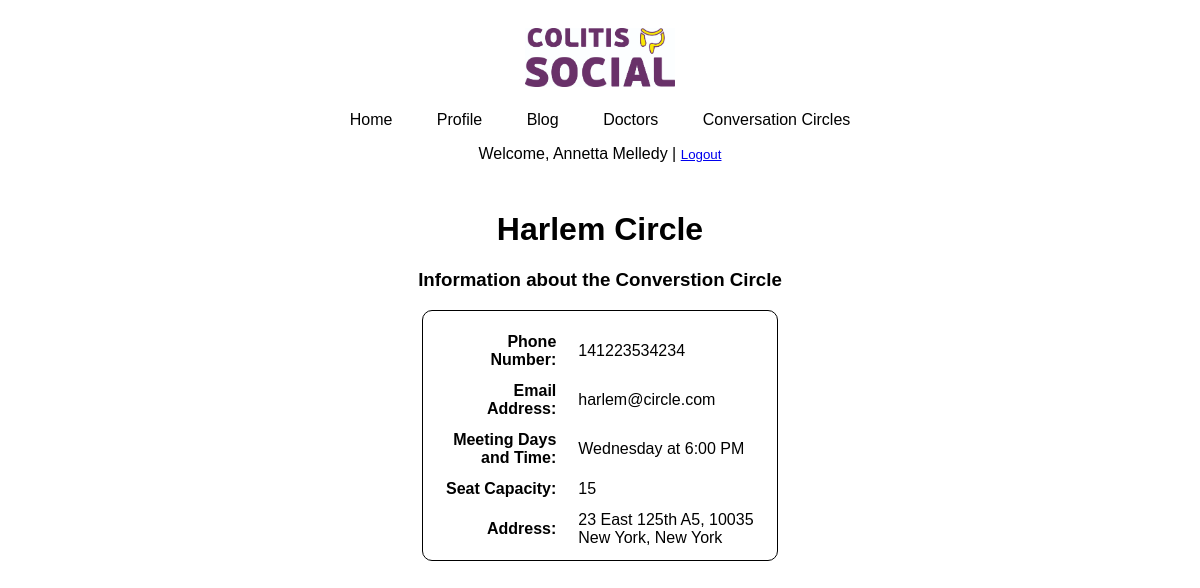
/conversationcircle.php?id=1 (signed in), run on the app's committed database.
### tables this page shows
CREATE TABLE `conversation_circles` (
  `circle_id` int(11) NOT NULL,
  `name` varchar(50) NOT NULL,
  `seat_capacity` int(11) NOT NULL,
  `meeting_day` varchar(20) NOT NULL,
  `meeting_time` varchar(10) NOT NULL,
  `phone_number` varchar(30) NOT NULL,
  `email_address` varchar(30) NOT NULL,
  `website` varchar(100) NOT NULL,
  `street` varchar(50) NOT NULL,
  `building` varchar(50) NOT NULL,
  `door_number` varchar(10) NOT NULL,
  `zip_code` varchar(10) NOT NULL,
  `city` varchar(30) NOT NULL,
  `state` varchar(30) NOT NULL
);

### conversationcircle.php (the view, shortened to what this page needs)
<!DOCTYPE html>
<html>
<head>
<link rel="stylesheet" type="text/css" href="includes/colitissocial.css" />
</head>
<body>
<?php
require_once 'includes/login.php';
include_once 'includes/header.php';
$conn = new mysqli($hn, $un, $pw, $db);
if (isset($_GET['id'])) {
	$id = sanitizeMySQL($conn, $_GET['id']);
	$query1 = "SELECT * FROM `conversation_circles` WHERE circle_id=". $id;
	$result1 = $conn->query($query1);
	$rows = $result1->num_rows;
	if ($rows == 0) {
		echo "No circle found with id of $id<br>";
	} else {
		while ($row = $result1->fetch_assoc()) {
			echo "<h1>".$row['name']."</h1>";
			echo "<h3 class=\"center\">Information about the Converstion Circle</h3>";
			echo "<table class=\"doctorstable\"><tr><td class=\"doctorstdh\">Phone Number: </td>";
			echo "<td class=\"doctorstd\">"	.$row['phone_number']."</td></tr>";
			echo "<tr><td class=\"doctorstdh\">Email Address: </td>";
			echo "<td class=\"doctorstd\">"	.$row['email_address']."</td></tr>";
			echo "<tr><td class=\"doctorstdh\">Meeting Days and Time: </td>";
			echo "<td class=\"doctorstd\">"	.$row['meeting_day']." at ".$row['meeting_time']."</td></tr>";
			echo "<tr><td class=\"doctorstdh\">Seat Capacity: </td>";
			echo "<td class=\"doctorstd\">"	.$row['seat_capacity']."</td></tr>";
			echo "<tr><td class=\"doctorstdh\">Address: </td>";
			echo "<td class=\"doctorstd\">".$row['building']." ".$row['street']." ".$row['door_number'].", ".$row['zip_code']." ".$row['city'].", ".$row['state']."</td></tr></table>";
		}
	}
} else {
	echo "No circle id passed ";
}
?>
<?php
function sanitizeString($var)
{
	$var = stripslashes($var);
	$var = strip_tags($var);
	$var = htmlentities($var);
	return $var;
}
function sanitizeMySQL($connection, $var)
{
	$var = sanitizeString($var);
	$var = $connection->real_escape_string($var);
	return $var;
}
?>
</body>
<html>

### includes/colitissocial.css (style rules this page uses)
body { font-family: sans-serif; }
h1 { text-align: center; margin-top: 1.5em; }
.center { text-align: center; }
td { padding-left: 10px; }
.doctorstable { width: 30%; border: 1px solid; border-radius: 10px; margin: auto; padding: 10px; }
.doctorstd { border-collapse: collapse; padding-left: 10px; padding-top: 10px; }
.doctorstdh { border-collapse: collapse; padding-left: 10px; padding-top: 10px; width: 40%; text-align: right; padding-right: 10px; font-weight: bold; }

### data on the page
conversation_circles: name "Harlem Circle", phone_number "141223534234", email_address "harlem@circle.com", meeting_day "Wednesday", meeting_time "6:00 PM", seat_capacity "15", building "23", street "East 125th", door_number "A5", zip_code "10035", city "New York", state "New York"

### other printed values
$_SESSION['name'] "Annetta"
$_SESSION['surname'] "Melledy"
